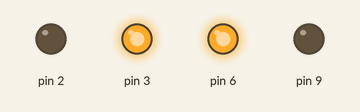
Simulated run of this sketch. Board: Arduino Uno, built with avr-gcc and run on an emulated ATmega328P. Parts: output pins drawn as LEDs (lit = HIGH).

Above: at 1.5 s.
At 4.1 s:
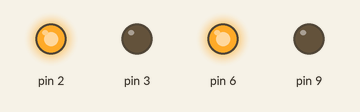
Timing chart, 0 to 6.1 s (numbered marks = the images above):
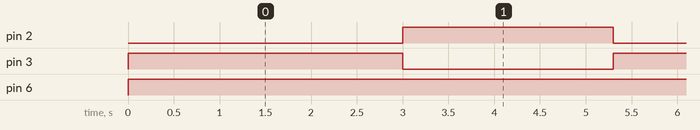

Measured:
- by itself, pin 2: alternates HIGH for 2.3 s and LOW for 3.0 s
- by itself, pin 3: alternates HIGH for 3.0 s and LOW for 2.3 s
- by itself, pin 6: LOW → HIGH at 0.00 s

The sketch:

Prototype-turn.ino
```cpp
void setup()
{
  pinMode(6,OUTPUT);
  pinMode(9,OUTPUT);
  pinMode(2,OUTPUT);
  pinMode(3,OUTPUT);
}

void loop()
{
  digitalWrite(6,HIGH);
  digitalWrite(9,LOW);
  digitalWrite(3,HIGH);
  digitalWrite(2,LOW);
  delay(3000);

  digitalWrite(6,HIGH);
  digitalWrite(9,LOW);
  digitalWrite(3,LOW);
  digitalWrite(2,HIGH);
  delay(2300);
}
```
